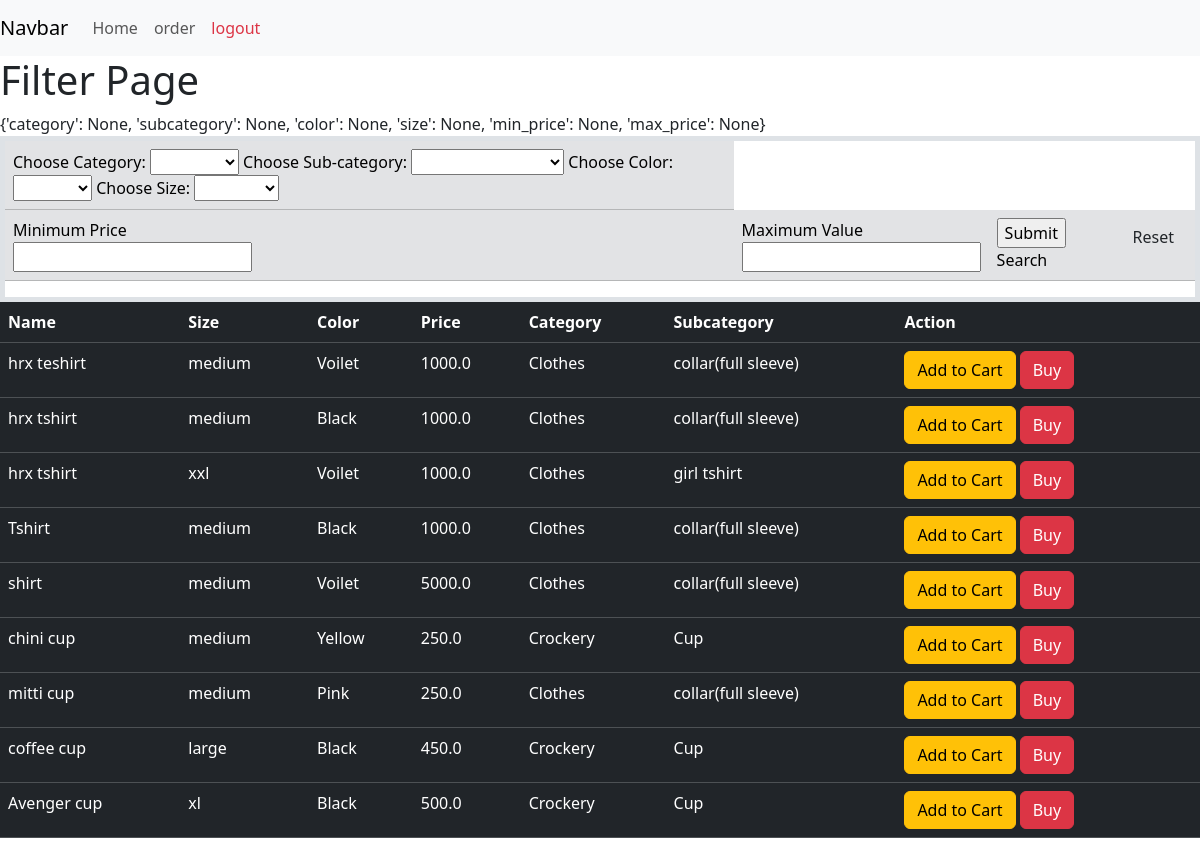
The app's page /home-customer/ with its own data.
### custome_app/models.py (models this page shows, shortened)
class Item(models.Model):
    name = models.CharField(max_length=200)
    item_size = models.ForeignKey(ItemSize, on_delete=models.SET_NULL, null=True, blank=True, related_name='items')
    price = models.FloatField()
    color = models.ForeignKey(Color, on_delete=models.SET_NULL, null=True, blank=True, related_name='items')
    subcategory = models.ForeignKey(SubCategory, on_delete=models.SET_NULL, null=True, related_name='items')
    class Meta:
        unique_together = ('name', 'subcategory')

class ItemSize(models.Model):
    name = models.CharField(max_length=20, unique=True, blank=True, null=True)

class Color(models.Model):
    name = models.CharField(max_length=50, unique=True, null=False, blank=False)

class SubCategory(models.Model):
    name = models.CharField(max_length=50, unique=True, blank=False, null=False)
    category = models.ForeignKey(Category, on_delete=models.CASCADE)
    class Meta:
        unique_together = ('name', 'category')

class Category(models.Model):
    name = models.CharField(max_length=50, unique=True, null=False, blank=False)

### custome_app/views.py (the view, shortened to what this page needs)
# urls.py: path('home-customer/', CustomerView.as_view(), name='customer_view_url'),
class CustomerView(views.View):
    def get(self, request, pk=None):
        template_name = 'customer_function/home.html'
        sel_category_id = request.GET.get('category')
        sel_subcategory_id = request.GET.get('subcategory')
        sel_color_id = request.GET.get('color')
        sel_size_id = request.GET.get('size')
        sel_min_price = request.GET.get('min_price')
        sel_max_price = request.GET.get('max_price')
        sel_data = {
            'category': sel_category_id,
            'subcategory': sel_subcategory_id,
            'color': sel_color_id,
            'size': sel_size_id,
            'min_price': sel_min_price,
            'max_price': sel_max_price
        }
        items = Item.objects.all()
        categories = Category.objects.all()
        subcategories = SubCategory.objects.all()
        colors = Color.objects.all()
        sizes = ItemSize.objects.all()
        if sel_category_id:
            items = items.filter(subcategory__category_id=sel_category_id)
        if sel_subcategory_id:
            items = items.filter(subcategory_id=sel_subcategory_id)
        if sel_color_id:
            items = items.filter(color_id=sel_color_id)
        if sel_size_id:
            items = items.filter(size_id=sel_size_id)
        if sel_min_price:
            items = items.filter(price__gte=sel_min_price)
        if sel_max_price:
            items = items.filter(price__lte=sel_max_price)
        context = {'items': items, 'categories': categories,
                   'subcategories': subcategories, 'colors': colors, 'sizes': sizes,
                   'filter_data': sel_data
                   }
        return render(request, template_name, context)

### templates/customer_function/home.html (shortened to what this page needs)
{% extends 'custome_app/customer_homepage.html' %}
{% block main %}
<h1>Filter Page</h1>
{{ filter_data }}
<form class="border border-5">
<table class="table table-hover table-secondary">
    <tr>
        <td>
            <label for="category">Choose Category:</label>
                <select name="category" id="category">
                    <option value=""></option>
                    {% for category in categories %}
                        {% if filter_data.category == category.id|stringformat:"i" %}
                        <option value="{{ category.id }}" selected="selected">{{ category.name }}</option>
                        {% else %}
                        <option value="{{ category.id }}">{{ category.name }}</option>
                        {% endif %}
                    {% endfor %}
                </select>
            <label for="subcategory">Choose Sub-category:</label>
                <select name="subacategory" id="subcategory">
                    <option value=""></option>
                    {% for subcategory in subcategories %}
                        <option value="{{ subacategory.id }}">{{ subcategory.name }}</option>
                    {% endfor %}
                </select>
            <label for="color">Choose Color:</label>
                <select name="color" id="color">
                    <option value=""></option>
                    {% for color in colors %}
                        <option value="{{ color.id }}">{{ color.name }}</option>
                    {% endfor %}
                </select>
            <label for="size">Choose Size:</label>
                <select name="size" id="size">
                    <option value=""></option>
                    {% for size in sizes %}
                        <option value="{{ size.id }}">{{size.name}}</option>
                    {% endfor %}
                </select>
        </td>
    </tr>
    <tr>
        <td>
            <label for="min_price">Minimum Price</label><br>
            <input type="number" id="min_price" name="min_price" >
        </td>
         <td>
            <label for="max_price">Maximum Value</label><br>
            <input type="number" id="max_price" name="max_price" >
        </td>
           <td><input type="submit"> Search </a></td>
            <td><a href="{% url 'cust_home_url' %}" class="btn btn-default">  Reset </a></td>
    </tr>
</table>
</form>
<div style="overflow-y:auto;" class="w-70">
<table class="table table-dark table-hover">
    <thead>
        <tr>
            <th> Name </th>
            <th> Size </th>
            <th> Color </th>
            <th> Price </th>
            <th> Category </th>
            <th> Subcategory </th>
            <th colspan="2"> Action </th>
        </tr>
    </thead>
    <tbody>
            {% for item in items %}
                <tr>
                    <td> {{item.name}} </td>
                    <td> {{item.item_size.name}} </td>
                    <td> {{item.color.name}} </td>
                    <td> {{item.price}} </td>
                    <td> {{item.subcategory.category.name}} </td>
                    <td> {{item.subcategory.name}} </td>
                    <td>
                        <a class="btn btn-warning">Add to Cart</a>
                        <a href="{% url 'buy_url' item.id %}" class="btn btn-danger">Buy</a>
                    </td>
                </tr>
            {% endfor %}
    </tbody>
</table>
</div>
{% endblock %}

### templates/custome_app/customer_homepage.html (shortened to what this page needs)
{% extends 'base.html' %}
{% block navbar %}
    {% include 'customer_navbar.html' %}
{% endblock %}

### templates/base.html (shortened to what this page needs)
{% load static %}
<!DOCTYPE html>
<html lang="en">
<head>
    <link href="https://cdn.jsdelivr.net/npm/bootstrap@5.3.2/dist/css/bootstrap.min.css"
          rel="stylesheet"
>
</head>
<body>
    {% block navbar %}
    {% endblock %}
    {% block main %}
    {% endblock %}
</body>
</html>

### templates/customer_navbar.html (shortened to what this page needs)
<!DOCTYPE html>
<html lang="en">
<head>
</head>
<body>
    <nav class="navbar navbar-expand-lg navbar-light bg-light">
  <a class="navbar-brand" href="#">Navbar</a>
  <div class="collapse navbar-collapse" id="navbarNav">
    <ul class="navbar-nav">
      <li class="nav-item ">
        <a class="nav-link" href="{% url 'cust_home_url' %}"> Home </a>
      </li>
      <li class="nav-item">
        <a class="nav-link" href="#">order</a>
      </li>
      <li class="nav-item">
        <a class="nav-link text-danger" href="{% url 'logout_view_url' %}">logout</a>
      </li>
    </ul>
  </div>
</nav>
</body>
</html>

### records on screen
Item: name "hrx teshirt", item_size.name "medium", color.name "Voilet", price "1000.0", subcategory.category.name "Clothes", subcategory.name "collar(full sleeve)"
Item: name "hrx tshirt", item_size.name "medium", color.name "Black", price "1000.0", subcategory.category.name "Clothes", subcategory.name "collar(full sleeve)"
Item: name "hrx tshirt", item_size.name "xxl", color.name "Voilet", price "1000.0", subcategory.category.name "Clothes", subcategory.name "girl tshirt"
Item: name "Tshirt", item_size.name "medium", color.name "Black", price "1000.0", subcategory.category.name "Clothes", subcategory.name "collar(full sleeve)"
Item: name "shirt", item_size.name "medium", color.name "Voilet", price "5000.0", subcategory.category.name "Clothes", subcategory.name "collar(full sleeve)"
Item: name "chini cup", item_size.name "medium", color.name "Yellow", price "250.0", subcategory.category.name "Crockery", subcategory.name "Cup"
Item: name "mitti cup", item_size.name "medium", color.name "Pink", price "250.0", subcategory.category.name "Clothes", subcategory.name "collar(full sleeve)"
Item: name "coffee cup", item_size.name "large", color.name "Black", price "450.0", subcategory.category.name "Crockery", subcategory.name "Cup"
Item: name "Avenger cup", item_size.name "xl", color.name "Black", price "500.0", subcategory.category.name "Crockery", subcategory.name "Cup"

### other values on screen
{{ filter_data }} "{'category': None, 'subcategory': None, 'color': None, 'size': None, 'min_price': None, 'max_price': None}"
